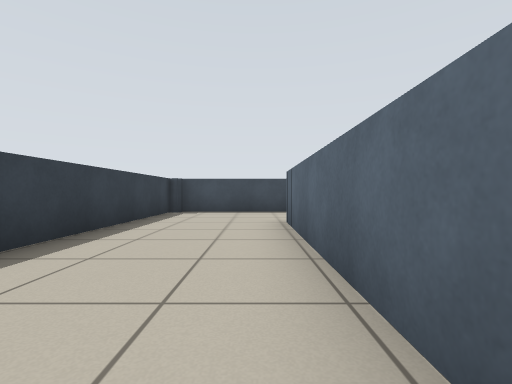
view 1 (above)

18 first-person views from a walk through a world built for the Player/Stage simulator. The camera is 0.6 m above the floor, looks level and sees 85° across. Floor lines are 1 m apart. The floor is counted in squares, 1 m on a side. Each view is taken from the middle of a square. On the plan, view 1 faces up. The plan holds only what a view shows up to about 9 squares ahead; the rest is blank. Robots are left out.

view 2
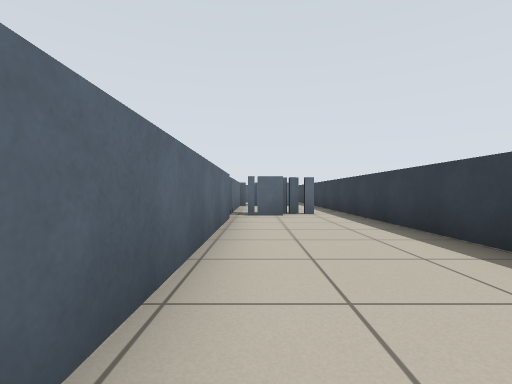

view 3
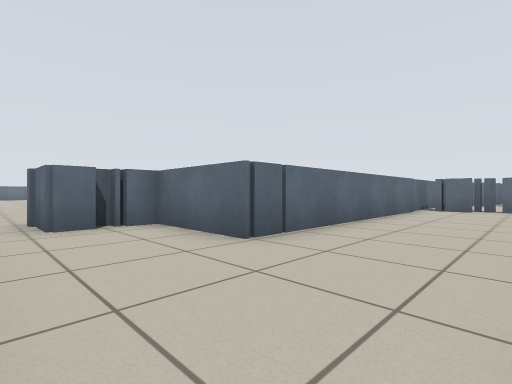

view 4
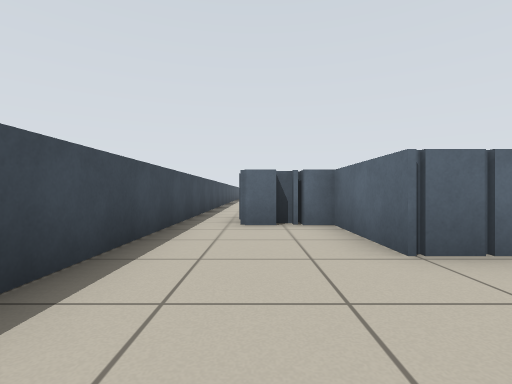

view 5
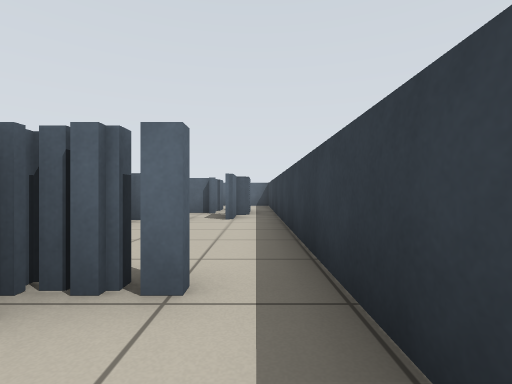

view 6
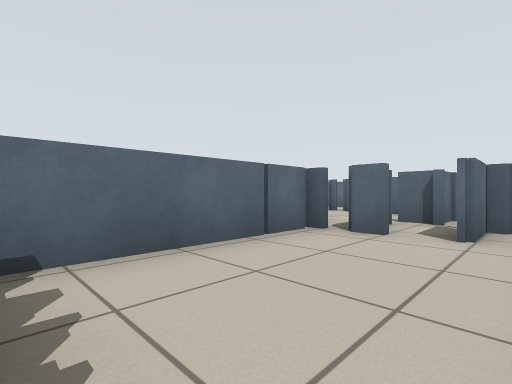

view 7
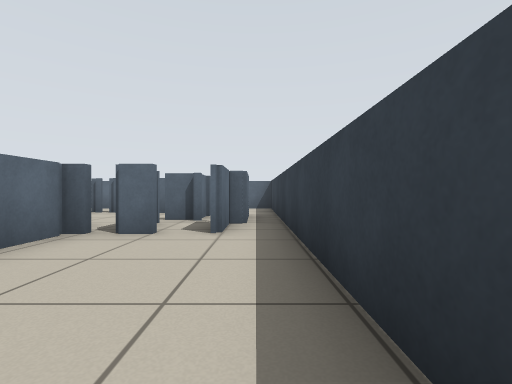

view 8
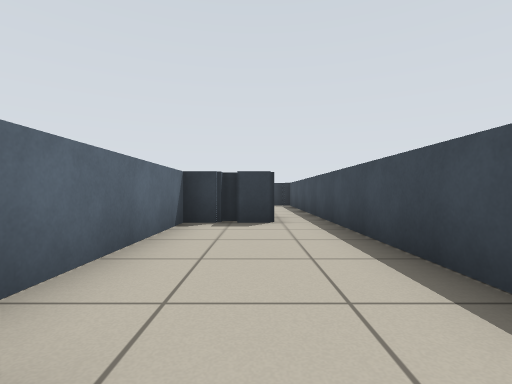

view 9
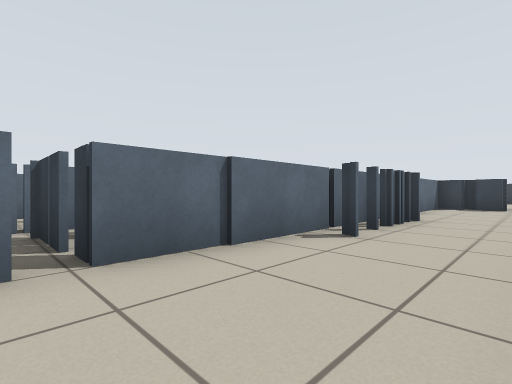

view 10
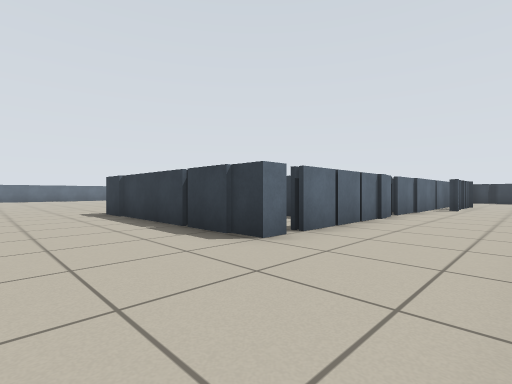

view 11
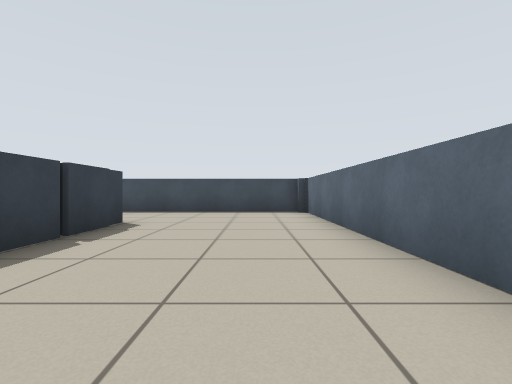

view 12
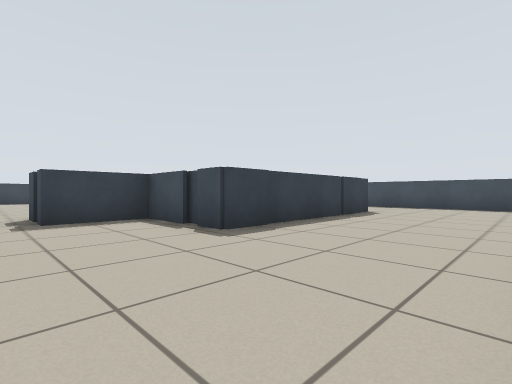

view 13
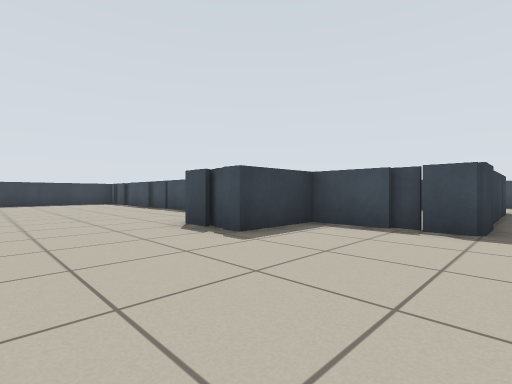

view 14
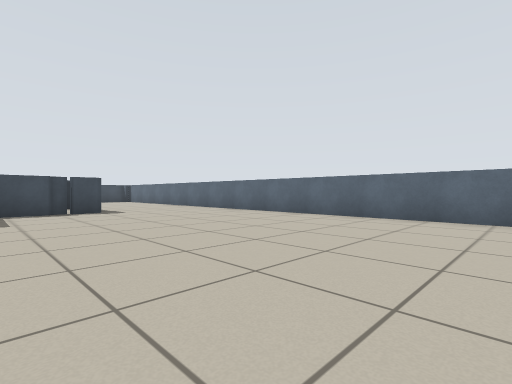

view 15
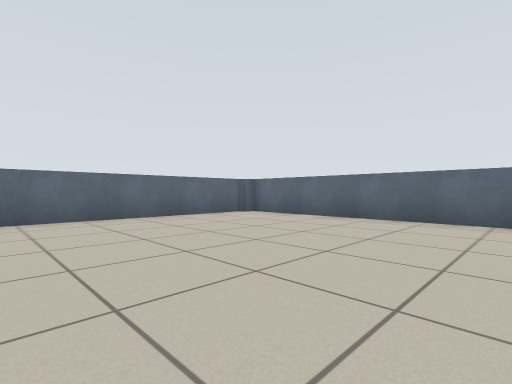

view 16
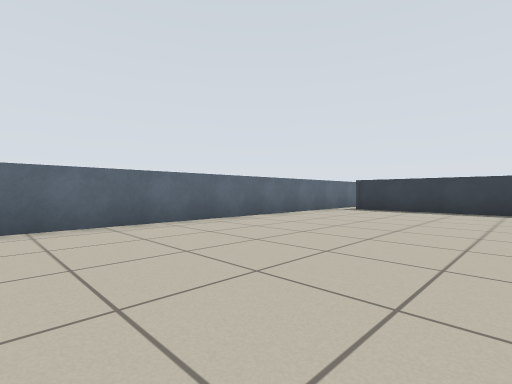

view 17
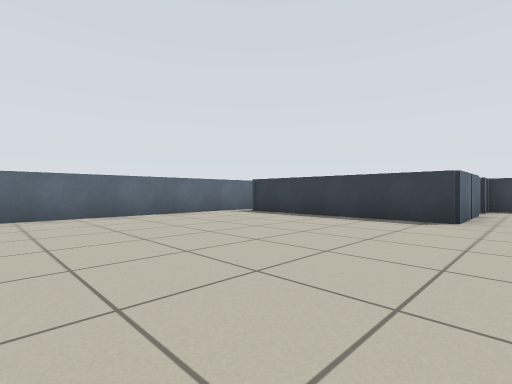

view 18
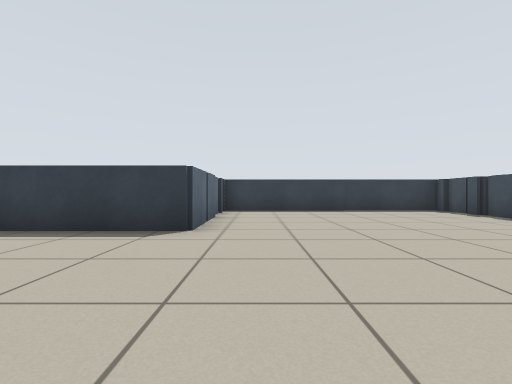

### Floor plan
Points are (right, up) in squares from view 1. A wall is a line through its corners. A room is listed if a view was taken in it or the views show most of it. See-through windows are left out.
Room 1 (views 1, 2, 3, 4, 5)
walls: (-2.1, 8.2) (-2.6, 8.2) (-2.6, -2.6); (3, 6.6) (3, 7.3); (2.5, 8.5) (-2.2, 8.5); (-0.8, -2.1) (0.2, -2.1); (-1.6, -2.6) (-0.5, -2.6); (0.6, -3) (0.6, 5.5) (3, 5.5) (3, 6.1)
ways out: opening at (-2, -3) to room 2; opening at (3.5, 8) to room 3
Room 2 (views 6, 7)
walls: (-0.6, -7) (0.1, -7); (-0.6, -3) (-0.6, -2.5); (0.6, -7) (0.6, -3); (-2.6, -2.6) (-2.6, -9.8); (-1.9, -8.3) (-1.5, -8.3) (-1.5, -7)
ways out: opening at (-2, -3) to room 1
Room 3 (views 8, 9, 10, 11, 12, 13, 14, 15, 16, 17, 18)
walls: (17, -2.2) (16.2, -2.2); (19.8, -0.1) (19.1, -0.1); (8.8, -0.3) (8, -0.3); (20.5, 3.6) (20.5, -0.3) (17.9, -0.3) (17.9, -2.2) (17.1, -2.2); (20.3, 4) (20.3, 3.5); (15.8, 5.5) (19.5, 5.5); (7.8, -0.3) (6.6, -0.3); (8.1, -7) (10.7, -7) (10.7, -12.4); (19.9, 5.5) (20.5, 5.5) (20.5, 3.8); (24.5, 1.6) (24.5, 8.1); (7.1, -7) (7.6, -7); (6.1, -0.3) (6.1, -7.1); (10.5, 6.1) (11, 6.1); (11.4, -13.1) (24.2, -13.1); (24.5, -12.9) (24.5, -2.8); (8.4, 8.5) (2.5, 8.5); (24.4, 8.5) (18.9, 8.5); (4.6, 6.4) (4.6, 5.5) (15.3, 5.5); (3, 7.3) (4.6, 7.3) (4.6, 6.6)
ways out: opening at (3.5, 8) to room 1

Positions as (right, up) in squares from view 1, and headings:
1: (0, 0), facing up
2: (0, 5), facing down
3: (-2, 8), facing down-right
4: (-2, 7), facing right
5: (-2, -1), facing down
6: (-2, -3), facing down-right
7: (-2, -3), facing down
8: (10, 7), facing left
9: (16, 8), facing down-left
10: (23, 8), facing down-left
11: (23, 0), facing up
12: (24, -3), facing up-left
13: (21, -5), facing up-left
14: (18, -9), facing up-right
15: (18, -7), facing down-right
16: (20, -8), facing down-left
17: (17, -6), facing down-left
18: (15, -6), facing left
